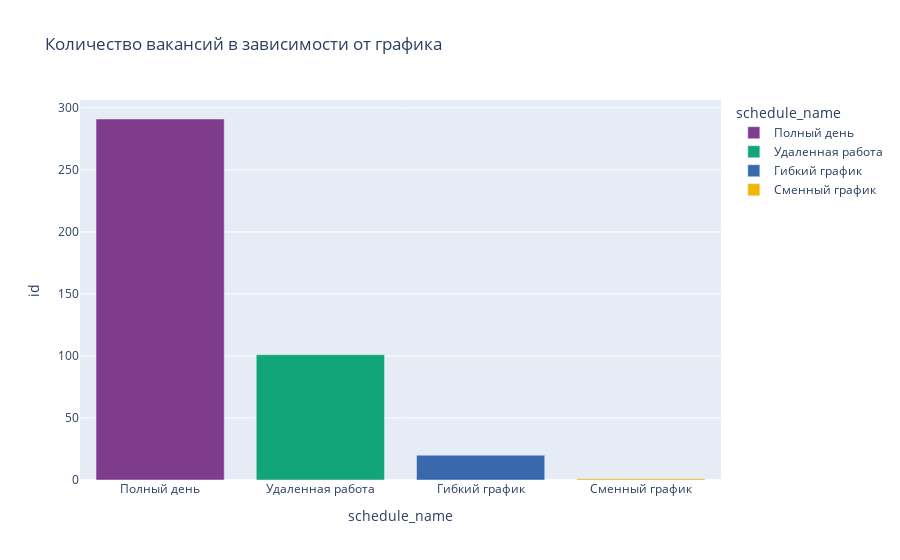

Source (notebook cell):
### Markdown cell above
Как видим, новых вакансий гораздо больше, чем старых. Видимо, компании достаточно быстро находят нужных кандидатов. 

Также на графике видно, что еженедельно в количестве вакансий есть спады - в воскресенье работодатели практически не выкладывают вакансии.

### Code cell
data = df.groupby('schedule_name', as_index=False)['id'].count()
create_bar(data, 'schedule_name', 'id', 'Количество вакансий в зависимости от графика')

### Figure 1 — Plotly figure (JSON) as saved in the notebook; plotly's stock layout.template omitted (floating-point values rounded to 4 significant figures)
{"data": [{"alignmentgroup": "True", "hovertemplate": "schedule_name=%{x}<br>id=%{y}<extra></extra>", "legendgroup": "Полный день", "marker": {"color": "rgb(127, 60, 141)", "pattern": {"shape": ""}}, "name": "Полный день", "offsetgroup": "Полный день", "orientation": "v", "showlegend": true, "textposition": "auto", "type": "bar", "x": ["Полный день"], "xaxis": "x", "y": [291], "yaxis": "y"}, {"alignmentgroup": "True", "hovertemplate": "schedule_name=%{x}<br>id=%{y}<extra></extra>", "legendgroup": "Удаленная работа", "marker": {"color": "rgb(17, 165, 121)", "pattern": {"shape": ""}}, "name": "Удаленная работа", "offsetgroup": "Удаленная работа", "orientation": "v", "showlegend": true, "textposition": "auto", "type": "bar", "x": ["Удаленная работа"], "xaxis": "x", "y": [101], "yaxis": "y"}, {"alignmentgroup": "True", "hovertemplate": "schedule_name=%{x}<br>id=%{y}<extra></extra>", "legendgroup": "Гибкий график", "marker": {"color": "rgb(57, 105, 172)", "pattern": {"shape": ""}}, "name": "Гибкий график", "offsetgroup": "Гибкий график", "orientation": "v", "showlegend": true, "textposition": "auto", "type": "bar", "x": ["Гибкий график"], "xaxis": "x", "y": [20], "yaxis": "y"}, {"alignmentgroup": "True", "hovertemplate": "schedule_name=%{x}<br>id=%{y}<extra></extra>", "legendgroup": "Сменный график", "marker": {"color": "rgb(242, 183, 1)", "pattern": {"shape": ""}}, "name": "Сменный график", "offsetgroup": "Сменный график", "orientation": "v", "showlegend": true, "textposition": "auto", "type": "bar", "x": ["Сменный график"], "xaxis": "x", "y": [1], "yaxis": "y"}], "layout": {"barmode": "relative", "legend": {"title": {"text": "schedule_name"}, "tracegroupgap": 0}, "title": {"text": "Количество вакансий в зависимости от графика"}, "xaxis": {"anchor": "y", "categoryarray": ["Полный день", "Удаленная работа", "Гибкий график", "Сменный график"], "categoryorder": "array", "domain": [0, 1], "title": {"text": "schedule_name"}}, "yaxis": {"anchor": "x", "domain": [0, 1], "title": {"text": "id"}}}}
